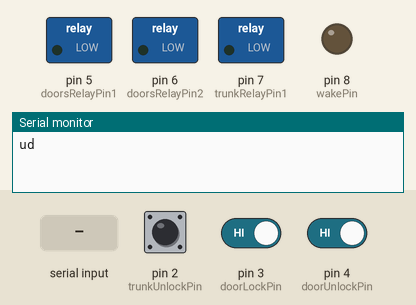
Simulated run of this sketch. Board: Arduino Uno, built with avr-gcc and run on an emulated ATmega328P. Shown: switched loads named in the sketch (green lamp = pin HIGH), output pins drawn as LEDs (lit = HIGH), the last lines printed to the serial monitor. The inputs (shaded band) are chosen by the test bench; at power-on: pin 2 (trunkUnlockPin) HIGH, pin 3 (doorLockPin) HIGH, pin 4 (doorUnlockPin) HIGH. The modem accepts every AT command (registered, SIM ready, sends succeed) and sends nothing else.

Above: at 2.7 s.
2.8 s: "ut\n" received over Serial
At 3.06 s:
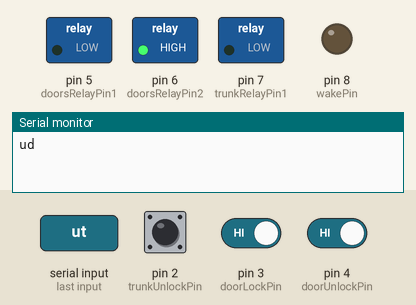
At 4.62 s:
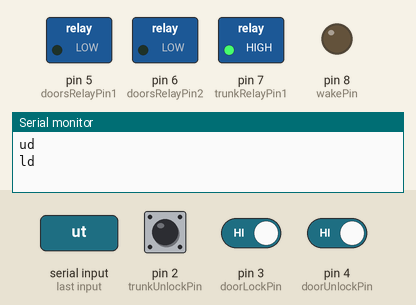
5.8 s: "ud\n" received over the second serial link
At 6.17 s:
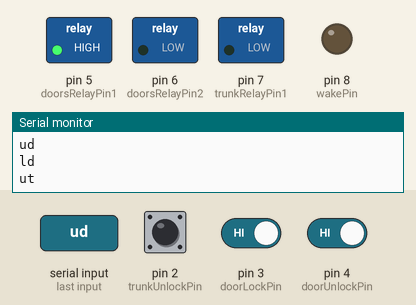
Timing chart, 0 to 8.8 s (numbered marks = the images above; inputs shaded):
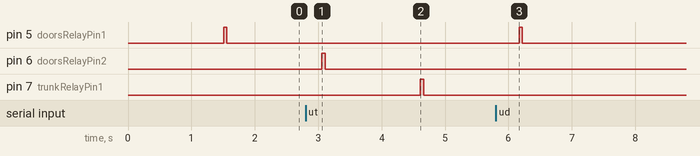

Measured:
- after the input at 2.8 s, pin 7 (trunkRelayPin1): LOW → HIGH after 1.8 s, → LOW 0.05 s later
- after the input at 5.8 s, pin 5 (doorsRelayPin1): LOW → HIGH after 0.37 s, → LOW 0.05 s later

The sketch:

miata-central-lock-controller.ino
```cpp
#include <SoftwareSerial.h>

#define RX_PIN 10
#define TX_PIN 11

SoftwareSerial bleSerial(RX_PIN, TX_PIN);

String receivedData = "";
bool autoLocking;
bool doorsLocked = true;

const int trunkUnlockPin = 2;
const int doorLockPin = 3;
const int doorUnlockPin = 4;

const int doorsRelayPin1 = 5;
const int doorsRelayPin2 = 6;
const int trunkRelayPin1 = 7;
const int wakePin = 8;

const int motorTimeMs = 50;
const int blockTimeMs = 1500;

void setup()
{
  pinMode(trunkUnlockPin, INPUT);
  pinMode(doorUnlockPin, INPUT);
  pinMode(doorLockPin, INPUT);

  digitalWrite(trunkUnlockPin, HIGH);
  digitalWrite(doorUnlockPin, HIGH);
  digitalWrite(doorLockPin, HIGH);

  pinMode(doorsRelayPin1, OUTPUT);
  pinMode(doorsRelayPin2, OUTPUT);
  pinMode(trunkRelayPin1, OUTPUT);

  pinMode(wakePin, OUTPUT);

  digitalWrite(doorsRelayPin1, LOW);
  digitalWrite(doorsRelayPin2, LOW);
  digitalWrite(trunkRelayPin1, LOW);

  Serial.begin(9600);

  bleSerial.begin(9600);

  // Give some time for the HM-10 to initialize
  delay(1000);

  bleSerial.print("AT+NOTI1");

  delay(500);
}

void loop()
{
  checkTrunkUnlockPin();
  checkDoorUnlockPin();
  checkDoorLockPin();
  checkSerial();
  checkBle();
}

void checkBle()
{
  if (bleSerial.available())
  {
    // Read the data from the BLE module
    char incomingChar = bleSerial.read();
    if (isPrintable(incomingChar))
    {
      receivedData += incomingChar;
    }

    // Serial.println(incomingChar);

    if (receivedData.indexOf("OK+CONN") != -1)
    {
      receivedData = "";
    }
    else if (receivedData.indexOf("OK+LOST") != -1)
    {
      if (autoLocking)
      {
        // Lock the car
        lockDoors();
      }
      autoLocking = false;
      receivedData = "";
    }

    // If the data ends with a newline character, process it
    if (incomingChar == '\n')
    {
      receivedData.trim();
      if (receivedData == "ds")
      {
        bleSerial.println(doorsLocked ? "ld" : "ud");
      }
      else if (receivedData == "ld")
      {
        bleSerial.println("ld");
        lockDoors();
      }
      else if (receivedData == "ud")
      {
        bleSerial.println("ud");
        unlockDoors();
      }
      else if (receivedData == "ut")
      {
        unlockTrunk();
      }
      else if (receivedData == "al")
      {
        autoLocking = true;
        if (doorsLocked)
        {
          unlockDoors();
        }
      }
      else if (receivedData == "ald")
      {
        autoLocking = false;
      }

      receivedData = "";
    }
  }
}

void unlockTrunk()
{
  digitalWrite(trunkRelayPin1, HIGH);

  delay(motorTimeMs);

  digitalWrite(trunkRelayPin1, LOW);

  Serial.println("ut");

  delay(blockTimeMs);
}

void unlockDoors()
{
  digitalWrite(doorsRelayPin1, HIGH);
  digitalWrite(doorsRelayPin2, LOW);

  delay(motorTimeMs);

  digitalWrite(doorsRelayPin1, LOW);
  digitalWrite(doorsRelayPin2, LOW);

  Serial.println("ud");
  doorsLocked = false;
  // wakeUpSystem();

  delay(blockTimeMs);
}

void wakeUpSystem()
{
  digitalWrite(wakePin, HIGH);

  delay(1000);

  digitalWrite(wakePin, LOW);
}

void lockDoors()
{
  digitalWrite(doorsRelayPin1, LOW);
  digitalWrite(doorsRelayPin2, HIGH);

  delay(motorTimeMs);

  digitalWrite(doorsRelayPin1, LOW);
  digitalWrite(doorsRelayPin2, LOW);

  Serial.println("ld");
  doorsLocked = true;

  delay(blockTimeMs);
}

void checkSerial()
{
  if (Serial.available() > 0)
  {
    String data = Serial.readStringUntil('\n');

    if (data == "ld")
    {
      lockDoors();
    }
    else if (data == "ud")
    {
      unlockDoors();
    }
    else if (data == "ut")
    {
      unlockTrunk();
    }
  }
}

bool lastTrunkUnlockVal;
bool lastDoorUnlockVal;
bool lastDoorLockVal;

void checkTrunkUnlockPin()
{
  bool trunkUnlockVal = digitalRead(trunkUnlockPin);

  if (lastTrunkUnlockVal != trunkUnlockVal)
  {
    lastTrunkUnlockVal = trunkUnlockVal;
    onTrunkUnlockChanged(trunkUnlockVal);
  }
}

void checkDoorUnlockPin()
{
  bool doorUnlockVal = digitalRead(doorUnlockPin);

  if (lastDoorUnlockVal != doorUnlockVal)
  {
    lastDoorUnlockVal = doorUnlockVal;
    onDoorUnlockChanged(doorUnlockVal);
  }
}

void checkDoorLockPin()
{
  bool doorLockVal = digitalRead(doorLockPin);

  if (lastDoorLockVal != doorLockVal)
  {
    lastDoorLockVal = doorLockVal;
    onDoorLockChanged(doorLockVal);
  }
}

void onTrunkUnlockChanged(bool val)
{
  if (!val)
  {
    unlockTrunk();
  }
}

void onDoorUnlockChanged(bool val)
{
  if (val)
  {
    unlockDoors();
  }
}

void onDoorLockChanged(bool val)
{
  if (val)
  {
    lockDoors();
  }
}
```
